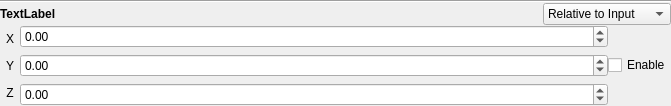
<?xml version="1.0" encoding="UTF-8"?>
<ui version="4.0">
 <class>Form</class>
 <widget class="QWidget" name="Form">
  <property name="geometry">
   <rect>
    <x>0</x>
    <y>0</y>
    <width>671</width>
    <height>101</height>
   </rect>
  </property>
  <property name="maximumSize">
   <size>
    <width>16777215</width>
    <height>101</height>
   </size>
  </property>
  <property name="windowTitle">
   <string>Form</string>
  </property>
  <property name="styleSheet">
   <string notr="true"/>
  </property>
  <layout class="QVBoxLayout" name="verticalLayout_4">
   <property name="spacing">
    <number>0</number>
   </property>
   <property name="leftMargin">
    <number>0</number>
   </property>
   <property name="topMargin">
    <number>0</number>
   </property>
   <property name="rightMargin">
    <number>0</number>
   </property>
   <property name="bottomMargin">
    <number>0</number>
   </property>
   <item>
    <layout class="QVBoxLayout" name="verticalLayout_3" stretch="0,0,1">
     <property name="spacing">
      <number>0</number>
     </property>
     <item>
      <widget class="Line" name="line">
       <property name="orientation">
        <enum>Qt::Horizontal</enum>
       </property>
      </widget>
     </item>
     <item>
      <layout class="QHBoxLayout" name="horizontalLayout_6" stretch="5,1">
       <item>
        <widget class="QLabel" name="lbl_name">
         <property name="styleSheet">
          <string notr="true">font-weight: bold</string>
         </property>
         <property name="text">
          <string>TextLabel</string>
         </property>
        </widget>
       </item>
       <item>
        <widget class="QComboBox" name="cmb_inheritance">
         <item>
          <property name="text">
           <string>Relative to Input</string>
          </property>
         </item>
         <item>
          <property name="text">
           <string>Relative to Parent</string>
          </property>
         </item>
         <item>
          <property name="text">
           <string>Absolute</string>
          </property>
         </item>
        </widget>
       </item>
      </layout>
     </item>
     <item>
      <layout class="QHBoxLayout" name="horizontalLayout" stretch="0,1,0">
       <item>
        <layout class="QVBoxLayout" name="verticalLayout_2" stretch="0,0,0">
         <property name="spacing">
          <number>0</number>
         </property>
         <item>
          <widget class="QLabel" name="lbl_x">
           <property name="minimumSize">
            <size>
             <width>20</width>
             <height>0</height>
            </size>
           </property>
           <property name="maximumSize">
            <size>
             <width>20</width>
             <height>16777215</height>
            </size>
           </property>
           <property name="text">
            <string>X</string>
           </property>
           <property name="alignment">
            <set>Qt::AlignCenter</set>
           </property>
          </widget>
         </item>
         <item>
          <widget class="QLabel" name="lbl_y">
           <property name="minimumSize">
            <size>
             <width>20</width>
             <height>0</height>
            </size>
           </property>
           <property name="maximumSize">
            <size>
             <width>16777215</width>
             <height>16777215</height>
            </size>
           </property>
           <property name="text">
            <string>Y</string>
           </property>
           <property name="alignment">
            <set>Qt::AlignCenter</set>
           </property>
          </widget>
         </item>
         <item>
          <widget class="QLabel" name="lbl_z">
           <property name="minimumSize">
            <size>
             <width>20</width>
             <height>0</height>
            </size>
           </property>
           <property name="maximumSize">
            <size>
             <width>16777215</width>
             <height>16777215</height>
            </size>
           </property>
           <property name="text">
            <string>Z</string>
           </property>
           <property name="alignment">
            <set>Qt::AlignCenter</set>
           </property>
          </widget>
         </item>
        </layout>
       </item>
       <item>
        <layout class="QVBoxLayout" name="verticalLayout">
         <property name="spacing">
          <number>6</number>
         </property>
         <item>
          <widget class="QDoubleSpinBox" name="txt_value_x">
           <property name="minimum">
            <double>-999999999.000000000000000</double>
           </property>
           <property name="maximum">
            <double>999999999.000000000000000</double>
           </property>
          </widget>
         </item>
         <item>
          <widget class="QDoubleSpinBox" name="txt_value_y">
           <property name="minimum">
            <double>-999999999.000000000000000</double>
           </property>
           <property name="maximum">
            <double>999999999.000000000000000</double>
           </property>
          </widget>
         </item>
         <item>
          <widget class="QDoubleSpinBox" name="txt_value_z">
           <property name="minimum">
            <double>-999999999.000000000000000</double>
           </property>
           <property name="maximum">
            <double>999999999.000000000000000</double>
           </property>
          </widget>
         </item>
        </layout>
       </item>
       <item>
        <widget class="QCheckBox" name="chk_value">
         <property name="text">
          <string>Enable</string>
         </property>
        </widget>
       </item>
      </layout>
     </item>
    </layout>
   </item>
  </layout>
 </widget>
 <resources/>
 <connections/>
</ui>
